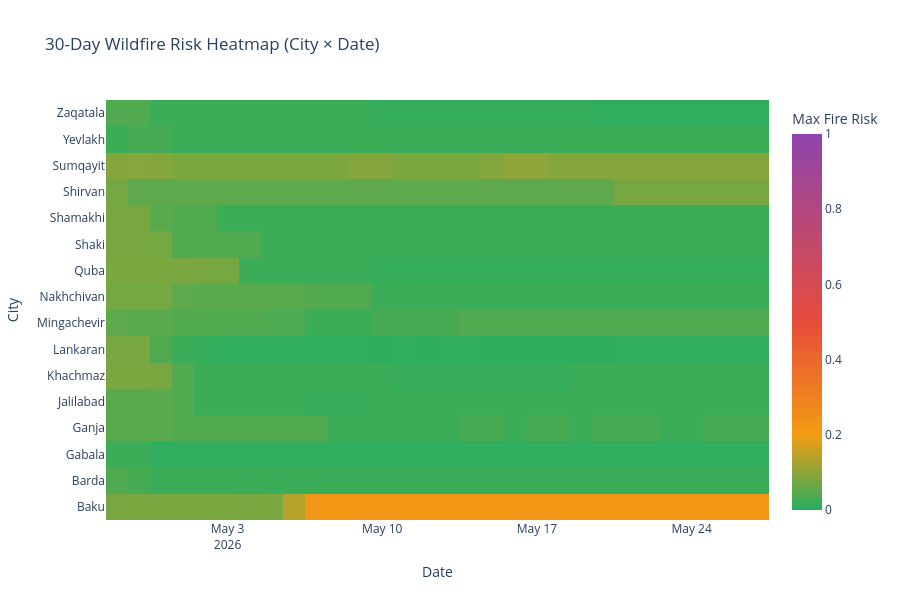
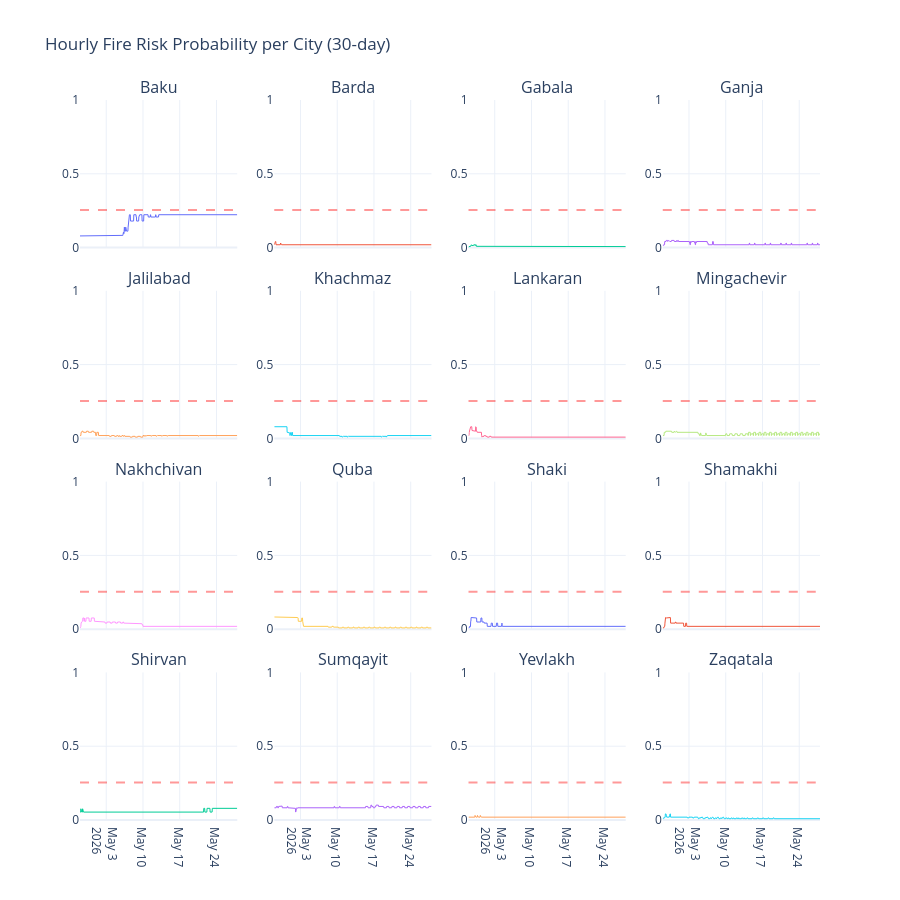

Notebook cell for these charts, in order:
### Markdown cell above
## §7 · Plotly risk dashboard

### Code cell
# Heatmap: City × Date with max risk probability
pivot_risk = daily_risk.pivot_table(index="City", columns="Date",
                                     values="max_risk", aggfunc="max")

fig = go.Figure(data=go.Heatmap(
    z=pivot_risk.values,
    x=[str(d) for d in pivot_risk.columns],
    y=pivot_risk.index.tolist(),
    colorscale=[[0, "#27ae60"], [0.2, "#f39c12"], [0.5, "#e74c3c"], [1, "#8e44ad"]],
    zmin=0, zmax=1, colorbar_title="Max Fire Risk",
))
fig.update_layout(title="30-Day Wildfire Risk Heatmap (City × Date)",
                  xaxis_title="Date", yaxis_title="City",
                  height=600, template="plotly_white")
fig.write_html(str(OUTPUTS / "phase4_risk_heatmap.html"))
fig.show()

# Per-city risk timeline
fig2 = make_subplots(rows=4, cols=4, shared_xaxes=True,
                     subplot_titles=sorted(CITIES.keys())[:16],
                     vertical_spacing=0.06)
city_list = sorted(CITIES.keys())[:16]
for idx, city in enumerate(city_list):
    r, c = divmod(idx, 4)
    city_risk = fire_fc[fire_fc["City"] == city].sort_values("Timestamp")
    fig2.add_trace(go.Scatter(
        x=city_risk["Timestamp"], y=city_risk["fire_risk_prob"],
        mode="lines", name=city, line=dict(width=1),
        showlegend=False,
    ), row=r+1, col=c+1)
    fig2.add_hline(y=op_thr, line_dash="dash", line_color="red",
                   opacity=0.4, row=r+1, col=c+1)

fig2.update_layout(height=900, template="plotly_white",
                   title="Hourly Fire Risk Probability per City (30-day)")
fig2.update_yaxes(range=[0, 1])
fig2.write_html(str(OUTPUTS / "phase4_city_timelines.html"))
fig2.show()

### Figure 1 — Plotly figure (JSON) as saved in the notebook; plotly's stock layout.template omitted (floating-point values rounded to 4 significant figures; data arrays with more than 128 entries replaced by an {"elided": "..."} marker saying what was removed)
{"data": [{"colorbar": {"title": {"text": "Max Fire Risk"}}, "colorscale": [[0, "#27ae60"], [0.2, "#f39c12"], [0.5, "#e74c3c"], [1, "#8e44ad"]], "type": "heatmap", "x": ["2026-04-28", "2026-04-29", "2026-04-30", "2026-05-01", "2026-05-02", "2026-05-03", "2026-05-04", "2026-05-05", "2026-05-06", "2026-05-07", "2026-05-08", "2026-05-09", "2026-05-10", "2026-05-11", "2026-05-12", "2026-05-13", "2026-05-14", "2026-05-15", "2026-05-16", "2026-05-17", "2026-05-18", "2026-05-19", "2026-05-20", "2026-05-21", "2026-05-22", "2026-05-23", "2026-05-24", "2026-05-25", "2026-05-26", "2026-05-27"], "y": ["Baku", "Barda", "Gabala", "Ganja", "Jalilabad", "Khachmaz", "Lankaran", "Mingachevir", "Nakhchivan", "Quba", "Shaki", "Shamakhi", "Shirvan", "Sumqayit", "Yevlakh", "Zaqatala"], "z": {"elided": "16x30 float values"}, "zmax": 1, "zmin": 0}], "layout": {"height": 600, "title": {"text": "30-Day Wildfire Risk Heatmap (City × Date)"}, "xaxis": {"title": {"text": "Date"}}, "yaxis": {"title": {"text": "City"}}}}

### Figure 2 — Plotly figure (JSON) as saved in the notebook; plotly's stock layout.template omitted (floating-point values rounded to 4 significant figures; data arrays with more than 128 entries replaced by an {"elided": "..."} marker saying what was removed)
{"data": [{"line": {"width": 1}, "mode": "lines", "name": "Baku", "showlegend": false, "type": "scatter", "x": {"elided": "720 str values"}, "xaxis": "x", "y": {"elided": "720 float values"}, "yaxis": "y"}, {"line": {"width": 1}, "mode": "lines", "name": "Barda", "showlegend": false, "type": "scatter", "x": {"elided": "720 str values"}, "xaxis": "x2", "y": {"elided": "720 float values"}, "yaxis": "y2"}, {"line": {"width": 1}, "mode": "lines", "name": "Gabala", "showlegend": false, "type": "scatter", "x": {"elided": "720 str values"}, "xaxis": "x3", "y": {"elided": "720 float values"}, "yaxis": "y3"}, {"line": {"width": 1}, "mode": "lines", "name": "Ganja", "showlegend": false, "type": "scatter", "x": {"elided": "720 str values"}, "xaxis": "x4", "y": {"elided": "720 float values"}, "yaxis": "y4"}, {"line": {"width": 1}, "mode": "lines", "name": "Jalilabad", "showlegend": false, "type": "scatter", "x": {"elided": "720 str values"}, "xaxis": "x5", "y": {"elided": "720 float values"}, "yaxis": "y5"}, {"line": {"width": 1}, "mode": "lines", "name": "Khachmaz", "showlegend": false, "type": "scatter", "x": {"elided": "720 str values"}, "xaxis": "x6", "y": {"elided": "720 float values"}, "yaxis": "y6"}, {"line": {"width": 1}, "mode": "lines", "name": "Lankaran", "showlegend": false, "type": "scatter", "x": {"elided": "720 str values"}, "xaxis": "x7", "y": {"elided": "720 float values"}, "yaxis": "y7"}, {"line": {"width": 1}, "mode": "lines", "name": "Mingachevir", "showlegend": false, "type": "scatter", "x": {"elided": "720 str values"}, "xaxis": "x8", "y": {"elided": "720 float values"}, "yaxis": "y8"}, {"line": {"width": 1}, "mode": "lines", "name": "Nakhchivan", "showlegend": false, "type": "scatter", "x": {"elided": "720 str values"}, "xaxis": "x9", "y": {"elided": "720 float values"}, "yaxis": "y9"}, {"line": {"width": 1}, "mode": "lines", "name": "Quba", "showlegend": false, "type": "scatter", "x": {"elided": "720 str values"}, "xaxis": "x10", "y": {"elided": "720 float values"}, "yaxis": "y10"}, {"line": {"width": 1}, "mode": "lines", "name": "Shaki", "showlegend": false, "type": "scatter", "x": {"elided": "720 str values"}, "xaxis": "x11", "y": {"elided": "720 float values"}, "yaxis": "y11"}, {"line": {"width": 1}, "mode": "lines", "name": "Shamakhi", "showlegend": false, "type": "scatter", "x": {"elided": "720 str values"}, "xaxis": "x12", "y": {"elided": "720 float values"}, "yaxis": "y12"}, {"line": {"width": 1}, "mode": "lines", "name": "Shirvan", "showlegend": false, "type": "scatter", "x": {"elided": "720 str values"}, "xaxis": "x13", "y": {"elided": "720 float values"}, "yaxis": "y13"}, {"line": {"width": 1}, "mode": "lines", "name": "Sumqayit", "showlegend": false, "type": "scatter", "x": {"elided": "720 str values"}, "xaxis": "x14", "y": {"elided": "720 float values"}, "yaxis": "y14"}, {"line": {"width": 1}, "mode": "lines", "name": "Yevlakh", "showlegend": false, "type": "scatter", "x": {"elided": "720 str values"}, "xaxis": "x15", "y": {"elided": "720 float values"}, "yaxis": "y15"}, {"line": {"width": 1}, "mode": "lines", "name": "Zaqatala", "showlegend": false, "type": "scatter", "x": {"elided": "720 str values"}, "xaxis": "x16", "y": {"elided": "720 float values"}, "yaxis": "y16"}], "layout": {"annotations": [{"font": {"size": 16}, "showarrow": false, "text": "Baku", "x": 0.1062, "xanchor": "center", "xref": "paper", "y": 1, "yanchor": "bottom", "yref": "paper"}, {"font": {"size": 16}, "showarrow": false, "text": "Barda", "x": 0.3688, "xanchor": "center", "xref": "paper", "y": 1, "yanchor": "bottom", "yref": "paper"}, {"font": {"size": 16}, "showarrow": false, "text": "Gabala", "x": 0.6313, "xanchor": "center", "xref": "paper", "y": 1, "yanchor": "bottom", "yref": "paper"}, {"font": {"size": 16}, "showarrow": false, "text": "Ganja", "x": 0.8938, "xanchor": "center", "xref": "paper", "y": 1, "yanchor": "bottom", "yref": "paper"}, {"font": {"size": 16}, "showarrow": false, "text": "Jalilabad", "x": 0.1062, "xanchor": "center", "xref": "paper", "y": 0.735, "yanchor": "bottom", "yref": "paper"}, {"font": {"size": 16}, "showarrow": false, "text": "Khachmaz", "x": 0.3688, "xanchor": "center", "xref": "paper", "y": 0.735, "yanchor": "bottom", "yref": "paper"}, {"font": {"size": 16}, "showarrow": false, "text": "Lankaran", "x": 0.6313, "xanchor": "center", "xref": "paper", "y": 0.735, "yanchor": "bottom", "yref": "paper"}, {"font": {"size": 16}, "showarrow": false, "text": "Mingachevir", "x": 0.8938, "xanchor": "center", "xref": "paper", "y": 0.735, "yanchor": "bottom", "yref": "paper"}, {"font": {"size": 16}, "showarrow": false, "text": "Nakhchivan", "x": 0.1062, "xanchor": "center", "xref": "paper", "y": 0.47, "yanchor": "bottom", "yref": "paper"}, {"font": {"size": 16}, "showarrow": false, "text": "Quba", "x": 0.3688, "xanchor": "center", "xref": "paper", "y": 0.47, "yanchor": "bottom", "yref": "paper"}, {"font": {"size": 16}, "showarrow": false, "text": "Shaki", "x": 0.6313, "xanchor": "center", "xref": "paper", "y": 0.47, "yanchor": "bottom", "yref": "paper"}, {"font": {"size": 16}, "showarrow": false, "text": "Shamakhi", "x": 0.8938, "xanchor": "center", "xref": "paper", "y": 0.47, "yanchor": "bottom", "yref": "paper"}, {"font": {"size": 16}, "showarrow": false, "text": "Shirvan", "x": 0.1062, "xanchor": "center", "xref": "paper", "y": 0.205, "yanchor": "bottom", "yref": "paper"}, {"font": {"size": 16}, "showarrow": false, "text": "Sumqayit", "x": 0.3688, "xanchor": "center", "xref": "paper", "y": 0.205, "yanchor": "bottom", "yref": "paper"}, {"font": {"size": 16}, "showarrow": false, "text": "Yevlakh", "x": 0.6313, "xanchor": "center", "xref": "paper", "y": 0.205, "yanchor": "bottom", "yref": "paper"}, {"font": {"size": 16}, "showarrow": false, "text": "Zaqatala", "x": 0.8938, "xanchor": "center", "xref": "paper", "y": 0.205, "yanchor": "bottom", "yref": "paper"}], "height": 900, "shapes": [{"line": {"color": "red", "dash": "dash"}, "opacity": 0.4, "type": "line", "x0": 0, "x1": 1, "xref": "x domain", "y0": 0.2539, "y1": 0.2539, "yref": "y"}, {"line": {"color": "red", "dash": "dash"}, "opacity": 0.4, "type": "line", "x0": 0, "x1": 1, "xref": "x2 domain", "y0": 0.2539, "y1": 0.2539, "yref": "y2"}, {"line": {"color": "red", "dash": "dash"}, "opacity": 0.4, "type": "line", "x0": 0, "x1": 1, "xref": "x3 domain", "y0": 0.2539, "y1": 0.2539, "yref": "y3"}, {"line": {"color": "red", "dash": "dash"}, "opacity": 0.4, "type": "line", "x0": 0, "x1": 1, "xref": "x4 domain", "y0": 0.2539, "y1": 0.2539, "yref": "y4"}, {"line": {"color": "red", "dash": "dash"}, "opacity": 0.4, "type": "line", "x0": 0, "x1": 1, "xref": "x5 domain", "y0": 0.2539, "y1": 0.2539, "yref": "y5"}, {"line": {"color": "red", "dash": "dash"}, "opacity": 0.4, "type": "line", "x0": 0, "x1": 1, "xref": "x6 domain", "y0": 0.2539, "y1": 0.2539, "yref": "y6"}, {"line": {"color": "red", "dash": "dash"}, "opacity": 0.4, "type": "line", "x0": 0, "x1": 1, "xref": "x7 domain", "y0": 0.2539, "y1": 0.2539, "yref": "y7"}, {"line": {"color": "red", "dash": "dash"}, "opacity": 0.4, "type": "line", "x0": 0, "x1": 1, "xref": "x8 domain", "y0": 0.2539, "y1": 0.2539, "yref": "y8"}, {"line": {"color": "red", "dash": "dash"}, "opacity": 0.4, "type": "line", "x0": 0, "x1": 1, "xref": "x9 domain", "y0": 0.2539, "y1": 0.2539, "yref": "y9"}, {"line": {"color": "red", "dash": "dash"}, "opacity": 0.4, "type": "line", "x0": 0, "x1": 1, "xref": "x10 domain", "y0": 0.2539, "y1": 0.2539, "yref": "y10"}, {"line": {"color": "red", "dash": "dash"}, "opacity": 0.4, "type": "line", "x0": 0, "x1": 1, "xref": "x11 domain", "y0": 0.2539, "y1": 0.2539, "yref": "y11"}, {"line": {"color": "red", "dash": "dash"}, "opacity": 0.4, "type": "line", "x0": 0, "x1": 1, "xref": "x12 domain", "y0": 0.2539, "y1": 0.2539, "yref": "y12"}, {"line": {"color": "red", "dash": "dash"}, "opacity": 0.4, "type": "line", "x0": 0, "x1": 1, "xref": "x13 domain", "y0": 0.2539, "y1": 0.2539, "yref": "y13"}, {"line": {"color": "red", "dash": "dash"}, "opacity": 0.4, "type": "line", "x0": 0, "x1": 1, "xref": "x14 domain", "y0": 0.2539, "y1": 0.2539, "yref": "y14"}, {"line": {"color": "red", "dash": "dash"}, "opacity": 0.4, "type": "line", "x0": 0, "x1": 1, "xref": "x15 domain", "y0": 0.2539, "y1": 0.2539, "yref": "y15"}, {"line": {"color": "red", "dash": "dash"}, "opacity": 0.4, "type": "line", "x0": 0, "x1": 1, "xref": "x16 domain", "y0": 0.2539, "y1": 0.2539, "yref": "y16"}], "title": {"text": "Hourly Fire Risk Probability per City (30-day)"}, "xaxis": {"anchor": "y", "domain": [0, 0.2125], "matches": "x13", "showticklabels": false}, "xaxis10": {"anchor": "y10", "domain": [0.2625, 0.475], "matches": "x14", "showticklabels": false}, "xaxis11": {"anchor": "y11", "domain": [0.525, 0.7375], "matches": "x15", "showticklabels": false}, "xaxis12": {"anchor": "y12", "domain": [0.7875, 1], "matches": "x16", "showticklabels": false}, "xaxis13": {"anchor": "y13", "domain": [0, 0.2125]}, "xaxis14": {"anchor": "y14", "domain": [0.2625, 0.475]}, "xaxis15": {"anchor": "y15", "domain": [0.525, 0.7375]}, "xaxis16": {"anchor": "y16", "domain": [0.7875, 1]}, "xaxis2": {"anchor": "y2", "domain": [0.2625, 0.475], "matches": "x14", "showticklabels": false}, "xaxis3": {"anchor": "y3", "domain": [0.525, 0.7375], "matches": "x15", "showticklabels": false}, "xaxis4": {"anchor": "y4", "domain": [0.7875, 1], "matches": "x16", "showticklabels": false}, "xaxis5": {"anchor": "y5", "domain": [0, 0.2125], "matches": "x13", "showticklabels": false}, "xaxis6": {"anchor": "y6", "domain": [0.2625, 0.475], "matches": "x14", "showticklabels": false}, "xaxis7": {"anchor": "y7", "domain": [0.525, 0.7375], "matches": "x15", "showticklabels": false}, "xaxis8": {"anchor": "y8", "domain": [0.7875, 1], "matches": "x16", "showticklabels": false}, "xaxis9": {"anchor": "y9", "domain": [0, 0.2125], "matches": "x13", "showticklabels": false}, "yaxis": {"anchor": "x", "domain": [0.795, 1], "range": [0, 1]}, "yaxis10": {"anchor": "x10", "domain": [0.265, 0.47], "range": [0, 1]}, "yaxis11": {"anchor": "x11", "domain": [0.265, 0.47], "range": [0, 1]}, "yaxis12": {"anchor": "x12", "domain": [0.265, 0.47], "range": [0, 1]}, "yaxis13": {"anchor": "x13", "domain": [0, 0.205], "range": [0, 1]}, "yaxis14": {"anchor": "x14", "domain": [0, 0.205], "range": [0, 1]}, "yaxis15": {"anchor": "x15", "domain": [0, 0.205], "range": [0, 1]}, "yaxis16": {"anchor": "x16", "domain": [0, 0.205], "range": [0, 1]}, "yaxis2": {"anchor": "x2", "domain": [0.795, 1], "range": [0, 1]}, "yaxis3": {"anchor": "x3", "domain": [0.795, 1], "range": [0, 1]}, "yaxis4": {"anchor": "x4", "domain": [0.795, 1], "range": [0, 1]}, "yaxis5": {"anchor": "x5", "domain": [0.53, 0.735], "range": [0, 1]}, "yaxis6": {"anchor": "x6", "domain": [0.53, 0.735], "range": [0, 1]}, "yaxis7": {"anchor": "x7", "domain": [0.53, 0.735], "range": [0, 1]}, "yaxis8": {"anchor": "x8", "domain": [0.53, 0.735], "range": [0, 1]}, "yaxis9": {"anchor": "x9", "domain": [0.265, 0.47], "range": [0, 1]}}}
